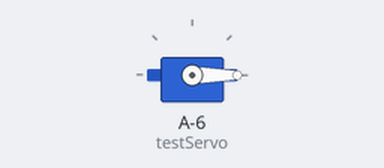
This sketch was run on a simulated ATtiny85, built with avr-gcc and run on an emulated ATtiny85. On the bench: servo. What the sketch prints to the serial monitor is not drawn.

Above: at 0.24 s.
At 1.23 s:
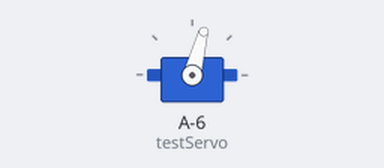
At 1.83 s:
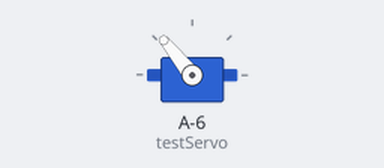
At 2.4 s:
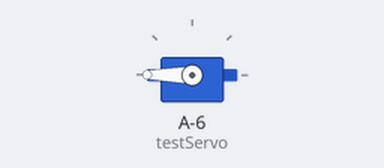
Timing chart, 0 to 40.0 s (numbered marks = the images above):
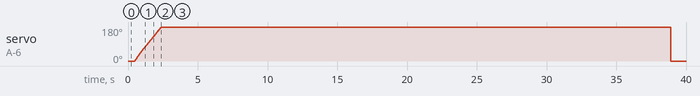

The sketch:

ServoWriteTest.ino
```cpp
#include <SoftwareServo.h>

SoftwareServo testServo;
int angle = -10;
void setup() {
  testServo.attach(8);
  Serial.begin(9600);
}

void loop() {
  Serial.println(angle);
  testServo.writeMicroseconds(angle);
  angle+=1;

}
```

Measured:
- by itself, servo on A-6 (testServo): rises from 0° to 180° in 1.9 s, then falls to 0° in 36.5 s
